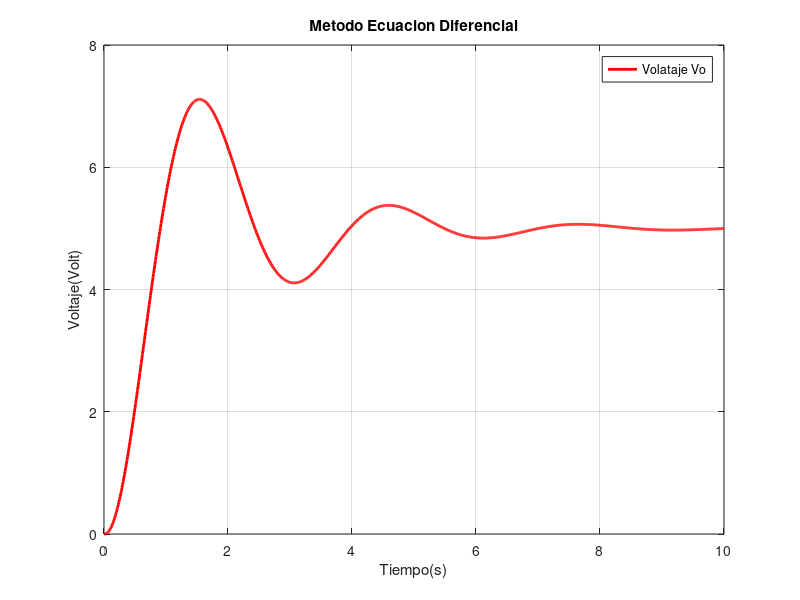

This chart was generated by the following MATLAB code:
close all;
clear all;
clc;
R1=120000;
R2=1800;
C1=470*(10^-6);
C2=2.2*(10^-6);
P=R1*C1*R2*C2;
Q=R1*C2+R2*C2;
U=5;%Entrada del sistema
Tp=0.01;% Avance
t=0:Tp:10;%Tiempo
L=length(t);
%Condiciones iniciales 
Vo(1)=0;
Vo_p(1)=0;
Vo_pp(1)=0;
for j=1:1:L-1
    Vo_pp(j+1)=(-Q/P)*Vo_p(j)-(1/P)*Vo(j)+(1/P)*U;
    Vo_p(j+1)=Vo_p(j) + Tp*Vo_pp(j);
    Vo(j+1)=Vo(j)+  Tp*Vo_p(j);
end
plot(t,Vo,'r',"LineWidth",2);
title('Metodo Ecuacion Diferencial');
ylabel("Voltaje(Volt)");
xlabel("Tiempo(s)");
legend("Volataje Vo");
grid on;
